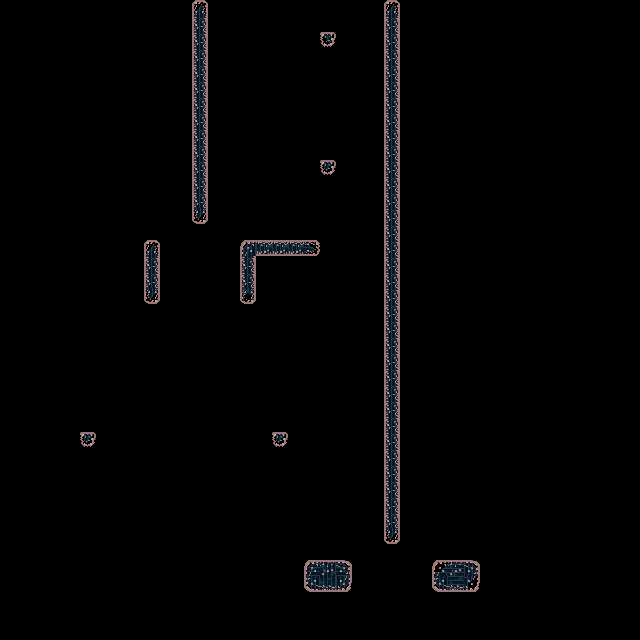

Rendered tile map (Tiled .tmx) drawn with the repository's tilesets; below, a short description and the map source with its tile grids summarised:
An orthogonal 40x40 tile map with 16x16 px tiles, 3 tile layers (detail, wall, ground), 3 tilesets and 11 objects.

<map version="1.9" tiledversion="1.9.2" orientation="orthogonal" renderorder="right-down" width="40" height="40" tilewidth="16" tileheight="16" infinite="0" nextlayerid="6" nextobjectid="13">
 <editorsettings>
  <export target="../4.lua" format="lua" />
 </editorsettings>
 <tileset firstgid="1" name="tileset gmtk-ts2" tilewidth="16" tileheight="16" tilecount="40" columns="8">
  <image source="../../../assets/caveassets/tileset gmtk-ts2.png" width="128" height="80" />
 </tileset>
 <tileset firstgid="41" name="test" tilewidth="16" tileheight="16" tilecount="40" columns="8">
  <image source="../../../assets/caveassets/test.png" width="128" height="80" />
 </tileset>
 <tileset firstgid="81" name="ramp" tilewidth="16" tileheight="16" tilecount="9" columns="3">
  <image source="../../../assets/caveassets/ramp.png" width="48" height="48" />
 </tileset>
 <layer id="4" name="detail" width="40" height="40">
  <data>[1600 cells, 1 non-empty, 1 distinct tile ids]</data>
 </layer>
 <layer id="2" name="wall" width="40" height="40">
  <data>[1600 cells, 77 non-empty, 11 distinct tile ids]</data>
 </layer>
 <layer id="1" name="ground" width="40" height="40">
  <data>[1600 cells, 76 non-empty, 12 distinct tile ids]</data>
 </layer>
 <objectgroup color="#ff0000" id="3" name="solid">
  <object id="1" x="304.559" y="560.397" width="47.0522" height="31.1042">
   <properties>
    <property name="collidable" type="bool" value="true" />
   </properties>
  </object>
  <object id="2" x="432.349" y="560.448" width="47.0522" height="31.1042">
   <properties>
    <property name="collidable" type="bool" value="true" />
   </properties>
  </object>
  <object id="3" x="385.019" y="1.99335" width="13.9613" height="540.945">
   <properties>
    <property name="collidable" type="bool" value="true" />
   </properties>
  </object>
  <object id="4" x="273.201" y="432.812" width="13.5977" height="13.1042">
   <properties>
    <property name="collidable" type="bool" value="true" />
   </properties>
  </object>
  <object id="5" x="81.0193" y="432.902" width="13.5977" height="13.1042">
   <properties>
    <property name="collidable" type="bool" value="true" />
   </properties>
  </object>
  <object id="6" x="320.545" y="160.625" width="14.3164" height="13.2604">
   <properties>
    <property name="collidable" type="bool" value="true" />
   </properties>
  </object>
  <object id="7" x="320.357" y="32.2923" width="15.2199" height="14.1264">
   <properties>
    <property name="collidable" type="bool" value="true" />
   </properties>
  </object>
  <object id="9" x="192.701" y="0.489567" width="14.2227" height="222.5">
   <properties>
    <property name="collidable" type="bool" value="true" />
   </properties>
  </object>
  <object id="10" x="144.576" y="240.823" width="14.4727" height="61.9792">
   <properties>
    <property name="collidable" type="bool" value="true" />
   </properties>
  </object>
  <object id="11" x="240.889" y="240.885" width="14.4727" height="61.9792">
   <properties>
    <property name="collidable" type="bool" value="true" />
   </properties>
  </object>
  <object id="12" x="255.478" y="241.006" width="64.1346" height="14.3513">
   <properties>
    <property name="collidable" type="bool" value="true" />
   </properties>
  </object>
 </objectgroup>
 <objectgroup id="5" name="entity" />
</map>
